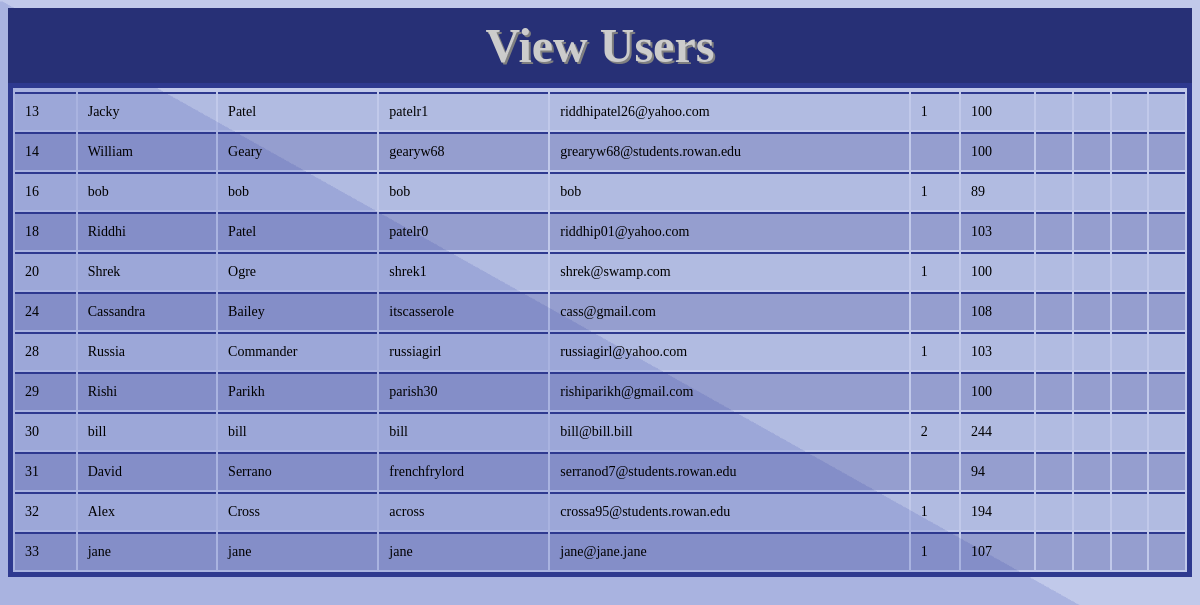
Before: /Views/viewusers.php with the older database file.
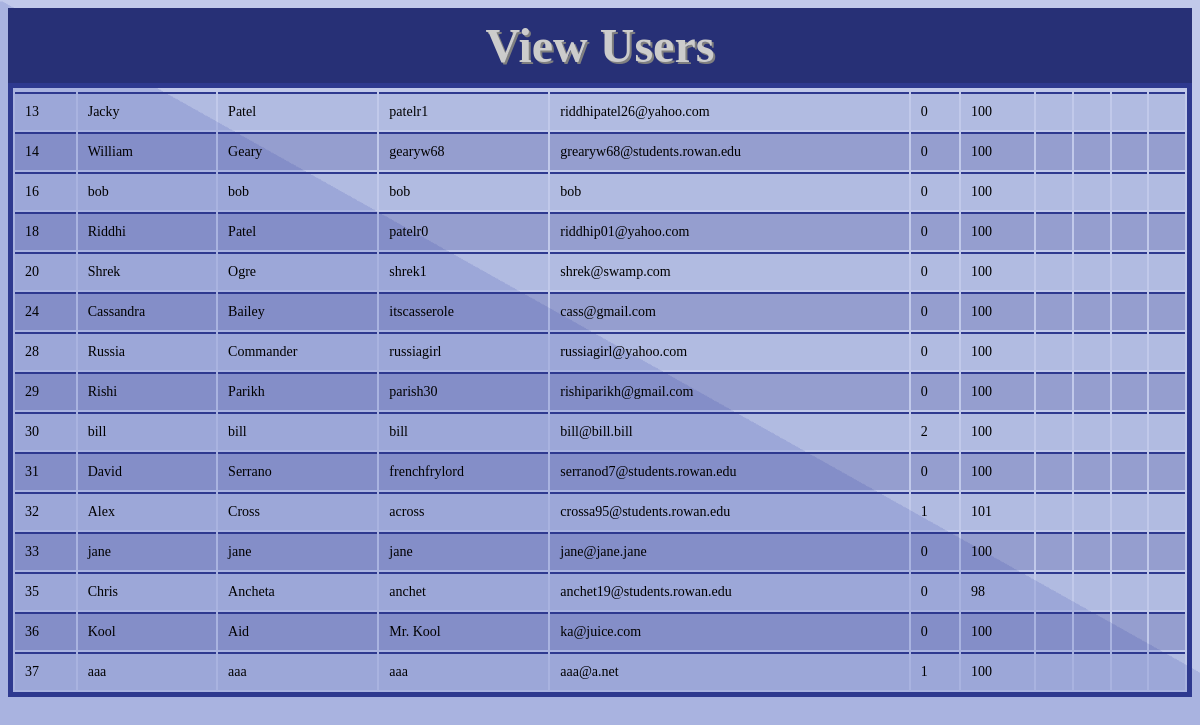
After: the same page with the newer database file.
### tables this page shows
CREATE TABLE IF NOT EXISTS `user` (
  `user_num` int(11) NOT NULL AUTO_INCREMENT,
  `first_name` varchar(30) NOT NULL,
  `last_name` varchar(30) NOT NULL,
  `username` varchar(20) NOT NULL,
  `email` varchar(40) NOT NULL,
  `password` varchar(256) DEFAULT NULL,
  `tel` varchar(13) DEFAULT NULL,
  `admin` int(1) DEFAULT NULL,
  `user_points` int(3) NOT NULL DEFAULT '100',
  `last_request` datetime DEFAULT NULL,
  `num_requests` int(2) NOT NULL DEFAULT '0',
  `department_id` int(2) DEFAULT NULL,
  `login_attempts` tinyint(3) UNSIGNED DEFAULT '0',
  PRIMARY KEY (`user_num`),
  UNIQUE KEY `user_num_UNIQUE` (`user_num`),
  UNIQUE KEY `username_unique` (`username`),
  UNIQUE KEY `email_unique` (`email`),
  KEY `fk_department_idx` (`department_id`)
);

### Views/viewusers.php (the view, shortened to what this page needs)
<?php
        $dbh = ConnectDB();
?>
<html>
<head>
   <link rel="stylesheet" type="text/css" href="../Styles/displayTables.css">
</head>
<body class="background" background="../Images/Background.png">
   <div class="header">View Users</div>
   <table>
      <?php
         try{
	    $sql = "SELECT user_num,first_name,last_name,username,email,admin,user_points ";
	    $sql .= "FROM user ";
	    $stmt = $dbh->prepare($sql);
	    $stmt->execute();
	    foreach($stmt->fetchAll() as $user) {
        $row =  " <tr><td>" . $user['user_num'];
        $row .= "</td><td>" . $user['first_name'];
        $row .= "</td><td>" . $user['last_name'];
        $row .= "</td><td>" . $user['username'];
        $row .= "</td><td>" . $user['email'];
        $row .= "</td><td>" . $user['admin'];
        $row .= "</td><td>" . $user['user_points'];
        $row .= "</td><td>";
        $row .= "</td><td>";
        $row .= "</td><td>";
        $row .= "</td><td>";
        $row .= "</td></tr>";
	       echo $row;
               }
            }
	 catch(Exception $e){}
      ?>
   </table>
</body>
</html>

### Styles/displayTables.css (style rules this page uses)
table { width: 100%; border: 5px solid #2e398f; }
td, tr { border-top: 2px solid #2e398f; color: black; text-align: left; padding: 10px; font-size: 14px; }
tr:nth-child(even) { background-color: rgba(46, 57, 143, 0.1); }
tr:nth-child(odd) { background-color: rgba(46, 57, 143, 0.3); }
.background { background-repeat: no-repeat; background-attachment: scroll; background-size: cover; }
.header { font-family: verdana; text-shadow: 2px 2px grey; background: #273076; text-align: center; font-weight: bold; color: #ccc; font-size: 48px; cursor: default; padding: 10px; }

Changed rows visible on the page:
changed user "Jacky": admin "1" → "0"
changed user "William": admin (not shown) → "0"
changed user "bob": admin "1" → "0"; user_points "89" → "100"
changed user "Riddhi": admin (not shown) → "0"; user_points "103" → "100"
changed user "Shrek": admin "1" → "0"
changed user "Cassandra": admin (not shown) → "0"; user_points "108" → "100"
changed user "Russia": admin "1" → "0"; user_points "103" → "100"
changed user "Rishi": admin (not shown) → "0"
changed user "bill": user_points "244" → "100"
changed user "David": admin (not shown) → "0"; user_points "94" → "100"
changed user "Alex": user_points "194" → "101"
changed user "jane": admin "1" → "0"; user_points "107" → "100"
added user: user_num "35", first_name "Chris", last_name "Ancheta", username "anchet", email "anchet19@students.rowan.edu", admin "0", user_points "98"
added user: user_num "36", first_name "Kool", last_name "Aid", username "Mr. Kool", email "ka@juice.com", admin "0", user_points "100"
added user: user_num "37", first_name "aaa", last_name "aaa", username "aaa", email "aaa@a.net", admin "1", user_points "100"
